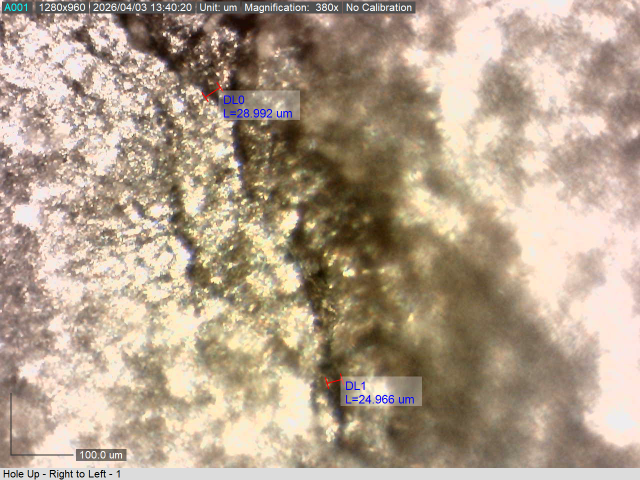
#> input picture images/0001.tif, 1280 x 960 px, given in place of fs-1.bmp, which was not available (shown at 1/2 size)
$ python multilevel_thresholding.py
#> lines starting #> are read from the running program, lines starting #| are printed output that depends on the picture; after the words box and inside, x2 and y2 are one past the last pixel; in counts of white or black regions, pixels touching at a corner belong together; pictures that were not available may be replaced by others from this repository, and a replacement may not be noted
import cv2
import numpy as np
import matplotlib.pyplot as plt
from scipy.ndimage import gaussian_filter1d
from scipy.signal import find_peaks

image_names = [
    # 'faint_pit.tiff',
    # 'big-pit1.tiff',
    # '1018Steel_Section_A1_largerMP.tiff',
    # '1018Steel_Section_A1_Raw.tiff',
    # '1018Steel_Section_A6_smallerMP.tiff',
    # 'Aluminum_MP_1.tiff',
    # 'Aluminum_MP_2.tiff',
    # 'BlackIron_OMS_corrosion-crack.tif',
    # 'cc-8.tif',
    'fs-1.bmp',
    'fs-2.bmp',
    'fs-3.bmp',
    'fs-4.bmp',
    'fs-5.bmp',
]

def apply_multilevel_thresholding(image : cv2.typing.MatLike, title : str) -> None:
    """
    ==================== HISTOGRAM ====================
    """
    hist, bin_edges = np.histogram(image.ravel(), bins=256, range=(0, 256))
    x_bins = bin_edges[:-1]
    sigma = 5.0
    hist = gaussian_filter1d(hist, sigma=sigma)

    """
    ==================== DERIVATIVES ====================
    """
    d1 = np.gradient(hist)
    d2 = np.gradient(d1)

    # find local maxima
    peaks, _ = find_peaks(hist, prominence=50)
    k = len(peaks)
    print(f"Found {k} local maxima at gray values: {peaks}")

    valleys = []
    if k > 1:
        for i in range(k - 1):
            p1, p2 = peaks[i], peaks[i + 1]
            valley = p1 + np.argmin(hist[p1:p2])
            valleys.append(valley)
    print(f"Calculated {len(valleys)} thresholds at: {valleys}")

    """
    ==================== MULTILEVEL THRESHOLDING ====================
    """
    if len(valleys) > 0:
        binned = np.digitize(image, valleys)
        display_scale = 255 / len(valleys)
        thresholded_image = (binned * display_scale).astype(np.uint8)
    else:
        thresholded_image = image.copy()

    """
    ==================== PLOTTING ====================
    """
    fig, axs = plt.subplots(1, 4, figsize=(20, 5))
    fig.suptitle(f"{title} - Multilevel Thresholding (k={k})", fontsize=16)

    # original image
    axs[0].imshow(image, cmap="gray")
    axs[0].set_title("Original Image")
    axs[0].axis('off')

    # histogram, first derivative, second derivative
    axs[1].plot(x_bins, hist, color='blue', label='Smoothed Hist')
    axs[1].plot(peaks, hist[list(peaks)], "x", color='red', markersize=10, label='Peaks')

    # vertical lines for thresholds
    for v in valleys:
        axs[1].axvline(v, color='green', linestyle='--', alpha=0.7)

    axs[1].set_title("Histogram & Thresholds")
    axs[1].legend()

    # derivatives
    axs[2].axhline(0, color='black', linestyle='--', alpha=0.5)
    axs[2].plot(x_bins, d1, color='orange', label='1st Deriv')
    axs[2].plot(x_bins, d2, color='purple', label='2nd Deriv')
    axs[2].set_title("1st & 2nd Derivatives")
    axs[2].legend()

    # thresholded image
    axs[3].imshow(thresholded_image, cmap="gray")
    axs[3].set_title(f"Thresholded ({len(valleys) + 1} Levels)")
    axs[3].axis('off')

    for ax in axs[1:3]:
        ax.set_xlabel("Gray Value")
        ax.set_xlim(0, 255)

    plt.tight_layout()
    plt.savefig(f'figures/multilevel-thresholding/{title}_Thresholded.png')

def setup_plot(image_name: str) -> None:
    image = cv2.imread(f'images/{image_name}', cv2.IMREAD_COLOR)
    assert image is not None, f"Image '{image_name}' could not be loaded."

    h, w = image.shape[:2]
    center_y, center_x = h // 2, w // 2
    half_size = min(h, w) // 2
    cropped = image[center_y - half_size:center_y + half_size, center_x - half_size:center_x + half_size]

    gray_float = np.mean(cropped.astype(np.float32), axis=2)
    gray = gray_float.astype(np.uint8)

    # We use the Gaussian blurred image for the cleanest segmentation
    # gaussian_gray = cv2.GaussianBlur(gray, (0, 0), 9.5)

    ext = image_name.find('.')
    base_name = image_name[:ext]
    apply_multilevel_thresholding(gray, base_name)

if __name__ == "__main__":
    assert len(image_names) > 0, "No image names were provided"

    for filename in image_names:
        setup_plot(filename)
#> in setup_plot, image is the input picture: shape (960, 1280, 3); mean B, G, R 140.5, 160.6, 179
#> in setup_plot, `cropped = image[center_y - half_size:center_y + half_size, center_x - ..`:
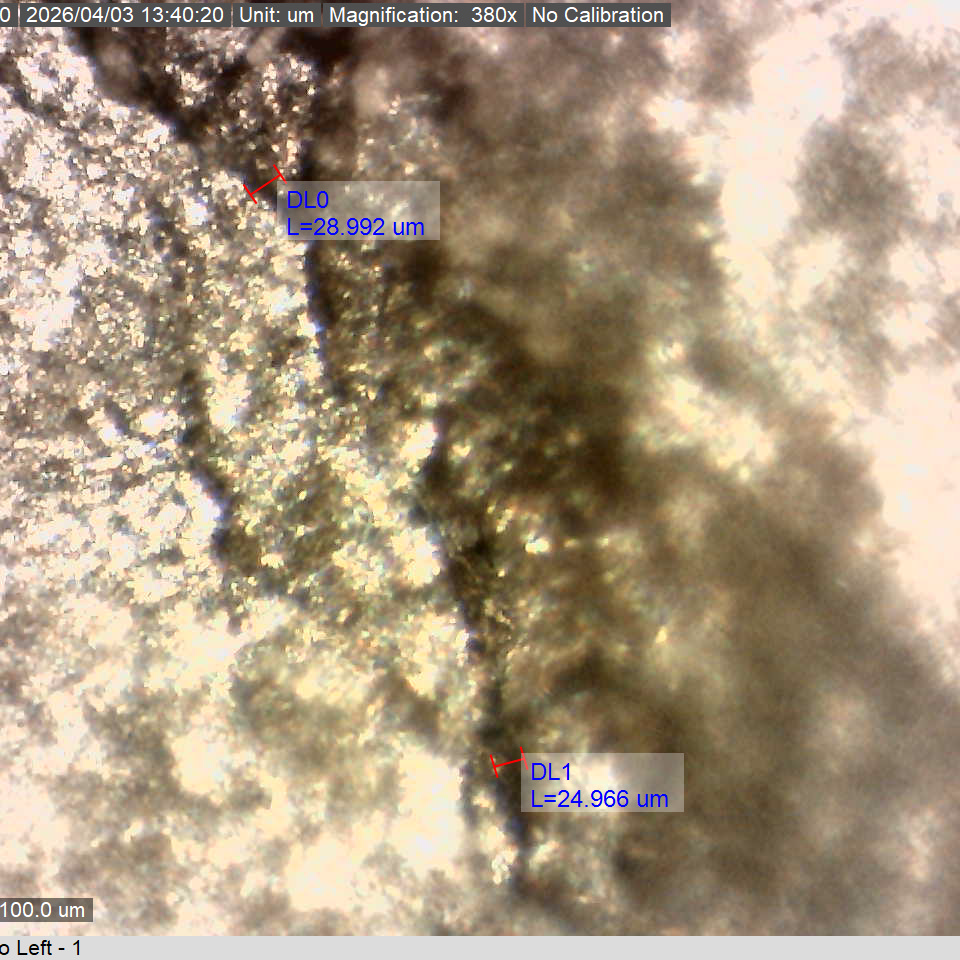
#> cropped: shape (960, 960, 3); mean B, G, R 129.4, 152.9, 170.4
#> in setup_plot, `gray_float = np.mean(cropped.astype(np.float32), axis=2)`:
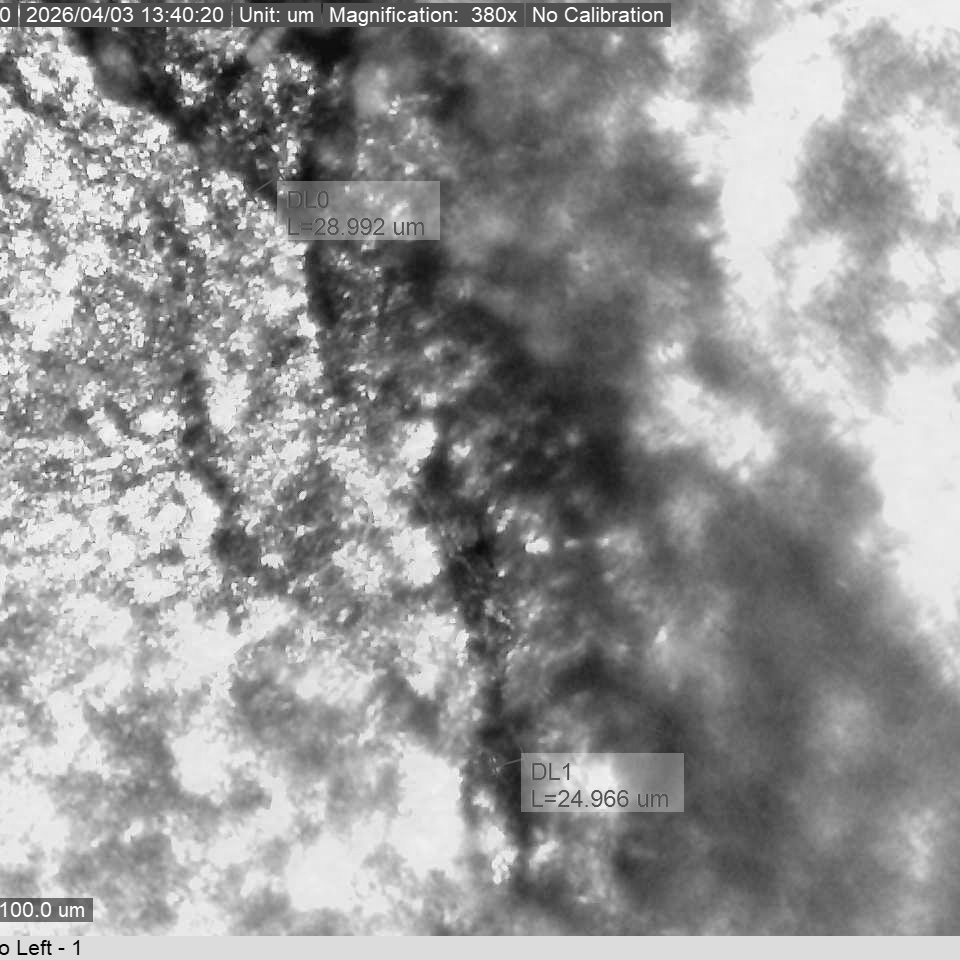
#> gray_float: shape (960, 960) float32; min 0, max 255, mean 150.9
#> in apply_multilevel_thresholding, `hist, bin_edges = np.histogram(image.ravel(), bins=256, range=(0, 256))`: hist = 256 values, max 25731 at index 220, min 0 at index 5, mean 3600; bin_edges = 257 values from 0 to 256
#> in apply_multilevel_thresholding, `x_bins = bin_edges[:-1]`: x_bins = 256 values from 0 to 255
#> in apply_multilevel_thresholding, `hist = gaussian_filter1d(hist, sigma=sigma)`: hist = 256 values, max 8701 at index 230, min 17 at index 0, mean 3599.5
#> in apply_multilevel_thresholding, `d1 = np.gradient(hist)`: d1 = 256 values, max 326.5 at index 217, min -790.5 at index 238, mean 0.832
#> in apply_multilevel_thresholding, `d2 = np.gradient(d1)`: d2 = 256 values, max 93.5 at index 242, min -148.2 at index 232, mean -0.00391
#> in apply_multilevel_thresholding, `peaks, _ = find_peaks(hist, prominence=50)`: peaks = [119, 230]
#> in apply_multilevel_thresholding, `k = len(peaks)`: k = 2
#| Found 2 local maxima at gray values: [119 230]
#> the loop in apply_multilevel_thresholding, `for i in range(k - 1):` made 1 pass
#> (p1, p2, valley) on pass 1: (119, 230, 204)
#> after the loop in apply_multilevel_thresholding, `for i in range(k - 1):`: valleys = [204]
#| Calculated 1 thresholds at: [204]
#> in apply_multilevel_thresholding, `binned = np.digitize(image, valleys)`:
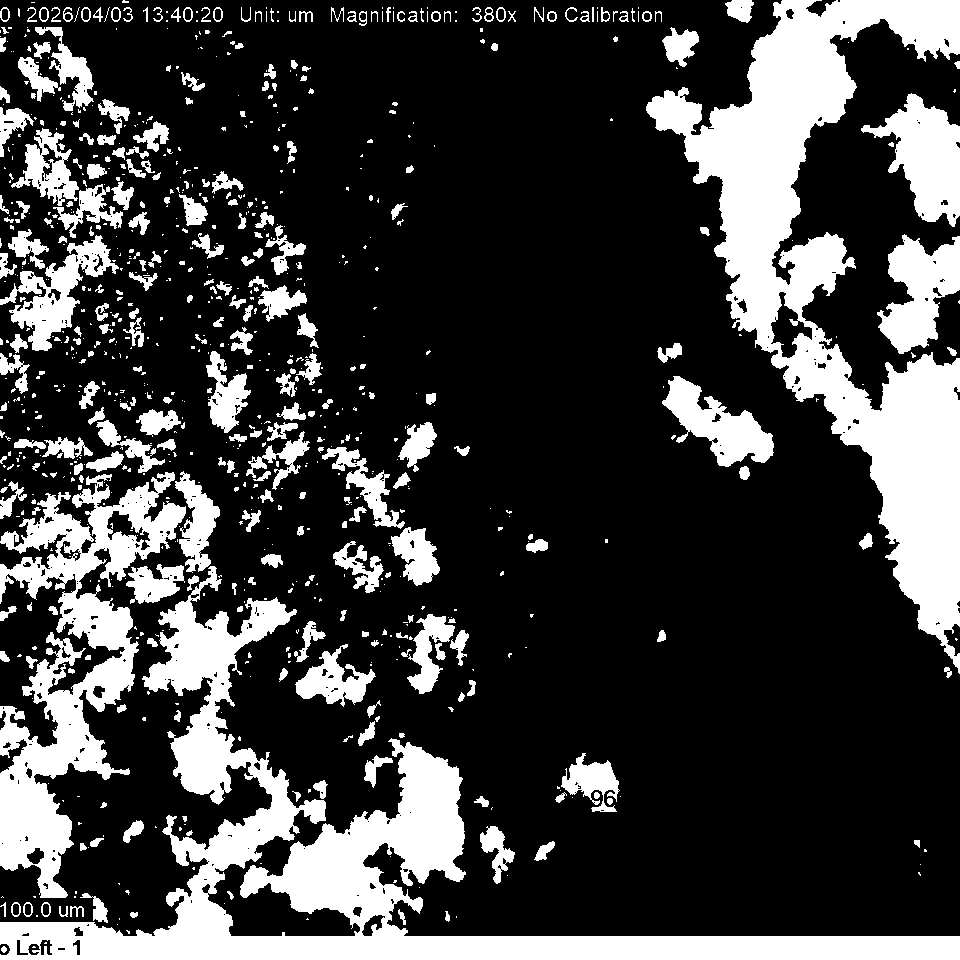
#> binned: shape (960, 960) int64; values 0 (black) and 1 (white), 24.9% white; 871 white regions (566 under 20 px), largest, box (x1, y1, x2, y2) and area: (0, 566, 960, 960) 62554, (646, 0, 960, 674) 61734, (0, 472, 186, 898) 27651
#> in apply_multilevel_thresholding, `display_scale = 255 / len(valleys)`: display_scale = 255
#> the loop in apply_multilevel_thresholding, `for v in valleys:` made 1 pass
#> in apply_multilevel_thresholding, `plt.savefig(f'figures/multilevel-thresholding/{title}_Thresholded.png')`:
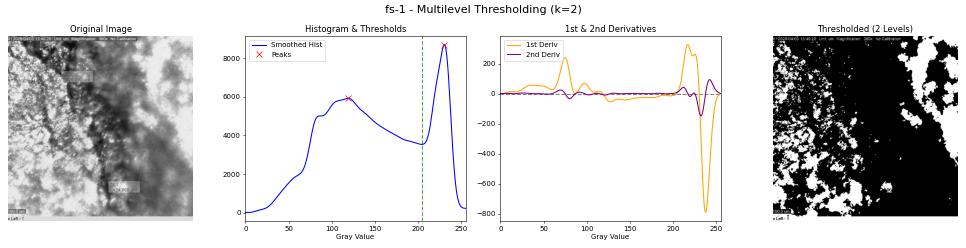
#> figure drawn by matplotlib, 4 panels; panel 2: curve peaks at x = 230, y = 8701; panel 3: curve peaks at x = 217, y = 326.5; panel 3: curve peaks at x = 242, y = 93.5
#> pass 2 of the loop `for filename in image_names:`:
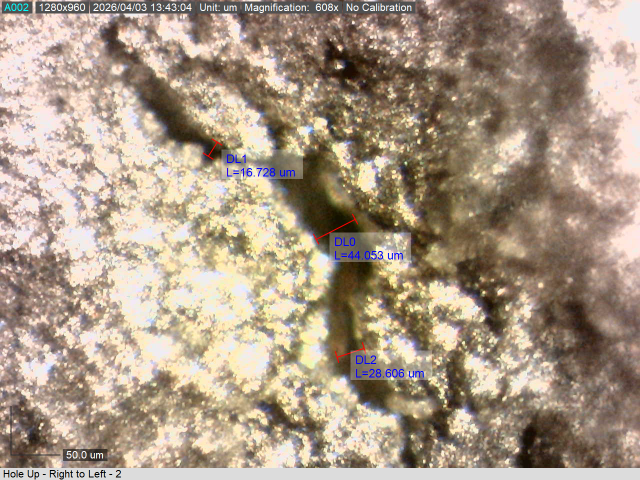
#> input picture images/0002.tif, 1280 x 960 px, given in place of fs-2.bmp, which was not available (shown at 1/2 size)
#> in setup_plot, image is the input picture: shape (960, 1280, 3); mean B, G, R 134.5, 152.8, 170.1
#> in apply_multilevel_thresholding (call 2), `hist, bin_edges = np.histogram(image.ravel(), bins=256, range=(0, 256))`: hist = 256 values, max 26236 at index 220, min 0 at index 6, mean 3600
#> in apply_multilevel_thresholding (call 2), `hist = gaussian_filter1d(hist, sigma=sigma)`: hist = 256 values, max 8922 at index 229, min 29 at index 0, mean 3599.5
#> d1 = 256 values, max 451.5 at index 217, min -696 at index 238, mean 0.773
#> d2 = 256 values, max 73 at index 244, min -102.8 at index 232, mean -0.0215
#> peaks = [107, 229]
#| Found 2 local maxima at gray values: [107 229]
#> the loop in apply_multilevel_thresholding (call 2), `for i in range(k - 1):` made 1 pass
#> (p1, p2, valley) on pass 1: (107, 229, 204)
#| Calculated 1 thresholds at: [204]
#> in apply_multilevel_thresholding (call 2), `binned = np.digitize(image, valleys)`:
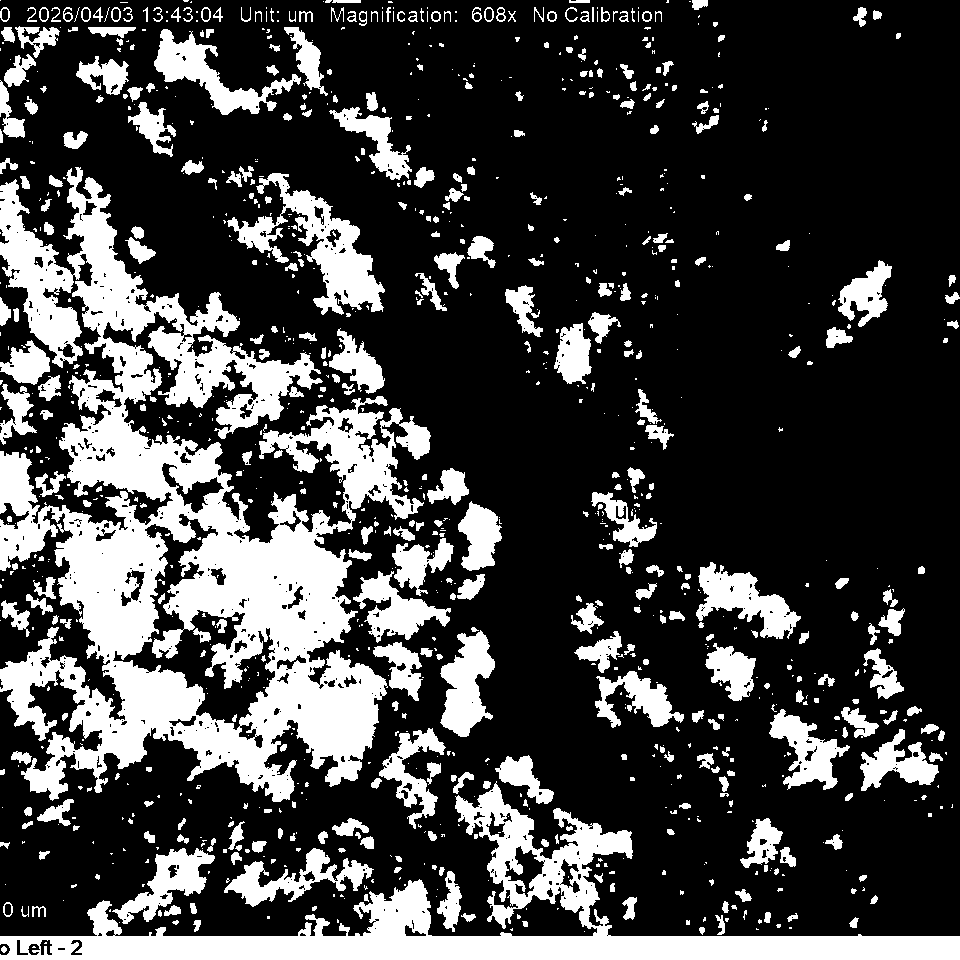
#> binned: shape (960, 960) int64; values 0 (black) and 1 (white), 26% white; 1057 white regions (636 under 20 px), largest, box (x1, y1, x2, y2) and area: (0, 167, 431, 802) 107689, (0, 781, 960, 960) 35543, (227, 173, 385, 315) 6893
#> the loop in apply_multilevel_thresholding (call 2), `for v in valleys:` made 1 pass
#> in apply_multilevel_thresholding (call 2), `plt.savefig(f'figures/multilevel-thresholding/{title}_Thresholded.png')`:
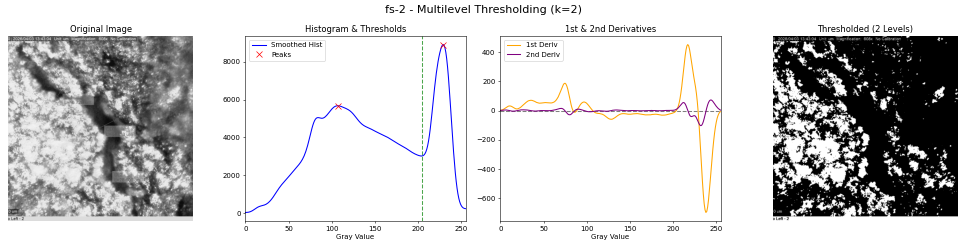
#> figure drawn by matplotlib, 4 panels; panel 2: curve peaks at x = 229, y = 8922; panel 3: curve peaks at x = 217, y = 451.5; panel 3: curve peaks at x = 244, y = 73
#> (the run stopped early here; a loop or call above may not have finished)
